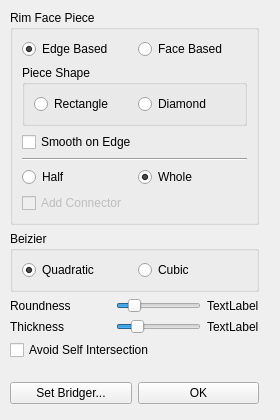
<?xml version="1.0" encoding="UTF-8"?>
<ui version="4.0">
 <class>RimFacePanel</class>
 <widget class="QWidget" name="RimFacePanel">
  <property name="geometry">
   <rect>
    <x>0</x>
    <y>0</y>
    <width>280</width>
    <height>420</height>
   </rect>
  </property>
  <property name="windowTitle">
   <string>Form</string>
  </property>
  <widget class="QWidget" name="verticalLayoutWidget">
   <property name="geometry">
    <rect>
     <x>10</x>
     <y>10</y>
     <width>249</width>
     <height>394</height>
    </rect>
   </property>
   <layout class="QVBoxLayout" name="verticalLayout">
    <item>
     <widget class="QGroupBox" name="groupBox">
      <property name="title">
       <string>Rim Face Piece</string>
      </property>
      <layout class="QVBoxLayout" name="verticalLayout_2">
       <item>
        <layout class="QHBoxLayout" name="horizontalLayout">
         <item>
          <widget class="QRadioButton" name="edgeBtn">
           <property name="text">
            <string>Edge Based</string>
           </property>
           <property name="checked">
            <bool>true</bool>
           </property>
           <attribute name="buttonGroup">
            <string notr="true">piecePositionGrp</string>
           </attribute>
          </widget>
         </item>
         <item>
          <widget class="QRadioButton" name="faceBtn">
           <property name="text">
            <string>Face Based</string>
           </property>
           <attribute name="buttonGroup">
            <string notr="true">piecePositionGrp</string>
           </attribute>
          </widget>
         </item>
        </layout>
       </item>
       <item>
        <widget class="QGroupBox" name="pieceShapeGrpBox">
         <property name="title">
          <string>Piece Shape</string>
         </property>
         <layout class="QHBoxLayout" name="horizontalLayout_10">
          <item>
           <widget class="QRadioButton" name="rectBtn">
            <property name="text">
             <string>Rectangle</string>
            </property>
            <attribute name="buttonGroup">
             <string notr="true">shapeGrp</string>
            </attribute>
           </widget>
          </item>
          <item>
           <widget class="QRadioButton" name="diamBtn">
            <property name="text">
             <string>Diamond</string>
            </property>
            <attribute name="buttonGroup">
             <string notr="true">shapeGrp</string>
            </attribute>
           </widget>
          </item>
         </layout>
        </widget>
       </item>
       <item>
        <widget class="QCheckBox" name="smoothBox">
         <property name="text">
          <string>Smooth on Edge</string>
         </property>
        </widget>
       </item>
       <item>
        <widget class="Line" name="line">
         <property name="orientation">
          <enum>Qt::Horizontal</enum>
         </property>
        </widget>
       </item>
       <item>
        <layout class="QHBoxLayout" name="horizontalLayout_9">
         <item>
          <widget class="QRadioButton" name="halfBtn">
           <property name="text">
            <string>Half</string>
           </property>
           <attribute name="buttonGroup">
            <string notr="true">pieceSizeGrp</string>
           </attribute>
          </widget>
         </item>
         <item>
          <widget class="QRadioButton" name="wholeBtn">
           <property name="text">
            <string>Whole</string>
           </property>
           <property name="checked">
            <bool>true</bool>
           </property>
           <attribute name="buttonGroup">
            <string notr="true">pieceSizeGrp</string>
           </attribute>
          </widget>
         </item>
        </layout>
       </item>
       <item>
        <widget class="QCheckBox" name="connectorBox">
         <property name="enabled">
          <bool>false</bool>
         </property>
         <property name="text">
          <string>Add Connector</string>
         </property>
        </widget>
       </item>
      </layout>
     </widget>
    </item>
    <item>
     <widget class="QGroupBox" name="groupBox_2">
      <property name="title">
       <string>Beizier</string>
      </property>
      <layout class="QVBoxLayout" name="verticalLayout_3">
       <item>
        <layout class="QHBoxLayout" name="horizontalLayout_8">
         <item>
          <widget class="QRadioButton" name="quaBtn">
           <property name="text">
            <string>Quadratic</string>
           </property>
           <property name="checked">
            <bool>true</bool>
           </property>
           <attribute name="buttonGroup">
            <string notr="true">bezierGrp</string>
           </attribute>
          </widget>
         </item>
         <item>
          <widget class="QRadioButton" name="cubicBtn">
           <property name="text">
            <string>Cubic</string>
           </property>
           <attribute name="buttonGroup">
            <string notr="true">bezierGrp</string>
           </attribute>
          </widget>
         </item>
        </layout>
       </item>
      </layout>
     </widget>
    </item>
    <item>
     <layout class="QHBoxLayout" name="horizontalLayout_2">
      <item>
       <layout class="QHBoxLayout" name="horizontalLayout_6">
        <item>
         <widget class="QLabel" name="label">
          <property name="minimumSize">
           <size>
            <width>100</width>
            <height>0</height>
           </size>
          </property>
          <property name="text">
           <string>Roundness</string>
          </property>
         </widget>
        </item>
        <item>
         <widget class="QSlider" name="widthSlider">
          <property name="maximum">
           <number>100</number>
          </property>
          <property name="value">
           <number>15</number>
          </property>
          <property name="orientation">
           <enum>Qt::Horizontal</enum>
          </property>
         </widget>
        </item>
        <item>
         <widget class="QLabel" name="widthText">
          <property name="minimumSize">
           <size>
            <width>30</width>
            <height>0</height>
           </size>
          </property>
          <property name="text">
           <string>TextLabel</string>
          </property>
         </widget>
        </item>
       </layout>
      </item>
     </layout>
    </item>
    <item>
     <layout class="QHBoxLayout" name="horizontalLayout_3">
      <item>
       <layout class="QHBoxLayout" name="horizontalLayout_7">
        <item>
         <widget class="QLabel" name="label_3">
          <property name="minimumSize">
           <size>
            <width>100</width>
            <height>0</height>
           </size>
          </property>
          <property name="text">
           <string>Thickness</string>
          </property>
         </widget>
        </item>
        <item>
         <widget class="QSlider" name="heightSlider">
          <property name="maximum">
           <number>100</number>
          </property>
          <property name="value">
           <number>20</number>
          </property>
          <property name="orientation">
           <enum>Qt::Horizontal</enum>
          </property>
         </widget>
        </item>
        <item>
         <widget class="QLabel" name="heightText">
          <property name="minimumSize">
           <size>
            <width>30</width>
            <height>0</height>
           </size>
          </property>
          <property name="text">
           <string>TextLabel</string>
          </property>
         </widget>
        </item>
       </layout>
      </item>
     </layout>
    </item>
    <item>
     <widget class="QCheckBox" name="intersectionBox">
      <property name="text">
       <string>Avoid Self Intersection</string>
      </property>
     </widget>
    </item>
    <item>
     <spacer name="verticalSpacer">
      <property name="orientation">
       <enum>Qt::Vertical</enum>
      </property>
      <property name="sizeType">
       <enum>QSizePolicy::Expanding</enum>
      </property>
      <property name="sizeHint" stdset="0">
       <size>
        <width>20</width>
        <height>20</height>
       </size>
      </property>
     </spacer>
    </item>
    <item>
     <layout class="QHBoxLayout" name="horizontalLayout_4">
      <item>
       <layout class="QHBoxLayout" name="horizontalLayout_5">
        <item>
         <widget class="QPushButton" name="setBridgerBtn">
          <property name="text">
           <string>Set Bridger...</string>
          </property>
         </widget>
        </item>
        <item>
         <widget class="QPushButton" name="okBtn">
          <property name="text">
           <string>OK</string>
          </property>
         </widget>
        </item>
       </layout>
      </item>
     </layout>
    </item>
   </layout>
  </widget>
 </widget>
 <resources/>
 <connections/>
 <buttongroups>
  <buttongroup name="piecePositionGrp"/>
  <buttongroup name="bezierGrp"/>
  <buttongroup name="pieceSizeGrp"/>
  <buttongroup name="shapeGrp"/>
 </buttongroups>
</ui>
